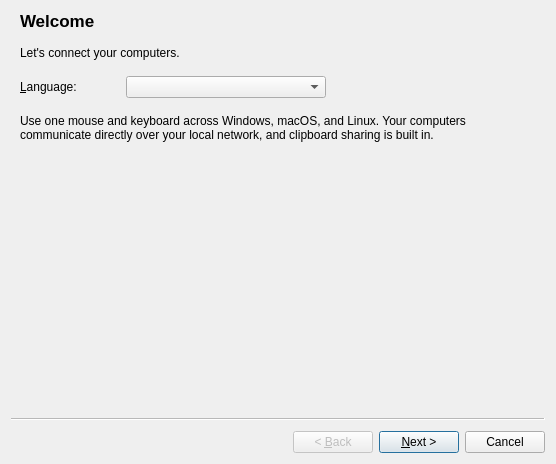
<?xml version="1.0" encoding="UTF-8"?>
<ui version="4.0">
 <class>SetupWizard</class>
 <widget class="QWizard" name="SetupWizard">
  <property name="geometry">
   <rect>
    <x>0</x>
    <y>0</y>
    <width>556</width>
    <height>464</height>
   </rect>
  </property>
  <property name="sizePolicy">
   <sizepolicy hsizetype="Preferred" vsizetype="Preferred">
    <horstretch>0</horstretch>
    <verstretch>0</verstretch>
   </sizepolicy>
  </property>
  <property name="minimumSize">
   <size>
    <width>500</width>
    <height>390</height>
   </size>
  </property>
  <property name="windowTitle">
   <string>Setup InputLeap</string>
  </property>
  <widget class="QWizardPage" name="m_pWelcomePage">
   <property name="title">
    <string>Welcome</string>
   </property>
   <property name="subTitle">
    <string notr="true"/>
   </property>
   <layout class="QVBoxLayout" name="verticalLayout_3">
    <item>
     <widget class="QLabel" name="label_3">
      <property name="text">
       <string>Let's connect your computers.</string>
      </property>
      <property name="wordWrap">
       <bool>true</bool>
      </property>
     </widget>
    </item>
    <item>
     <spacer name="verticalSpacer_6">
      <property name="orientation">
       <enum>Qt::Vertical</enum>
      </property>
      <property name="sizeType">
       <enum>QSizePolicy::Fixed</enum>
      </property>
      <property name="sizeHint" stdset="0">
       <size>
        <width>20</width>
        <height>10</height>
       </size>
      </property>
     </spacer>
    </item>
    <item>
     <layout class="QFormLayout" name="formLayout_3">
      <item row="0" column="0">
       <widget class="QLabel" name="label_4">
        <property name="minimumSize">
         <size>
          <width>100</width>
          <height>0</height>
         </size>
        </property>
        <property name="text">
         <string notr="true">&amp;Language:</string>
        </property>
        <property name="buddy">
         <cstring>m_pComboLanguage</cstring>
        </property>
       </widget>
      </item>
      <item row="0" column="1">
       <widget class="QComboBox" name="m_pComboLanguage">
        <property name="maximumSize">
         <size>
          <width>200</width>
          <height>16777215</height>
         </size>
        </property>
       </widget>
      </item>
     </layout>
    </item>
    <item>
     <spacer name="verticalSpacer_7">
      <property name="orientation">
       <enum>Qt::Vertical</enum>
      </property>
      <property name="sizeType">
       <enum>QSizePolicy::Fixed</enum>
      </property>
      <property name="sizeHint" stdset="0">
       <size>
        <width>20</width>
        <height>10</height>
       </size>
      </property>
     </spacer>
    </item>
    <item>
     <widget class="QLabel" name="label_5">
      <property name="locale">
       <locale language="English" country="UnitedKingdom"/>
      </property>
      <property name="text">
       <string>Use one mouse and keyboard across Windows, macOS, and Linux. Your computers communicate directly over your local network, and clipboard sharing is built in.</string>
      </property>
      <property name="wordWrap">
       <bool>true</bool>
      </property>
     </widget>
    </item>
   </layout>
  </widget>
  <widget class="QWizardPage" name="m_pNodePage">
   <property name="sizePolicy">
    <sizepolicy hsizetype="Expanding" vsizetype="Expanding">
     <horstretch>0</horstretch>
     <verstretch>0</verstretch>
    </sizepolicy>
   </property>
   <property name="title">
    <string>Which computer is this?</string>
   </property>
   <property name="subTitle">
    <string/>
   </property>
   <layout class="QVBoxLayout" name="verticalLayout_2">
    <item>
     <widget class="QRadioButton" name="m_pServerRadioButton">
      <property name="font">
       <font>
        <weight>75</weight>
        <bold>true</bold>
       </font>
      </property>
      <property name="text">
       <string>&amp;Main computer — its mouse and keyboard control everything</string>
      </property>
     </widget>
    </item>
    <item>
     <widget class="QLabel" name="m_pClientLabel">
      <property name="minimumSize">
       <size>
        <width>0</width>
        <height>0</height>
       </size>
      </property>
      <property name="text">
       <string>&lt;!DOCTYPE HTML PUBLIC &quot;-//W3C//DTD HTML 4.0//EN&quot; &quot;http://www.w3.org/TR/REC-html40/strict.dtd&quot;&gt;
&lt;html&gt;&lt;head&gt;&lt;meta name=&quot;qrichtext&quot; content=&quot;1&quot; /&gt;&lt;style type=&quot;text/css&quot;&gt;
p, li { white-space: pre-wrap; }
&lt;/style&gt;&lt;/head&gt;&lt;body style=&quot; font-family:'MS Shell Dlg 2'; font-size:8.25pt; font-weight:400; font-style:normal;&quot;&gt;
&lt;p style=&quot; margin-top:0px; margin-bottom:0px; margin-left:0px; margin-right:0px; -qt-block-indent:0; text-indent:0px;&quot;&gt;&lt;span style=&quot; font-size:8pt;&quot;&gt;My main mouse and keyboard are connected to this computer. This will allow you to move your mouse over to another computer's screen. There can only be one server in your setup.&lt;/span&gt;&lt;/p&gt;&lt;/body&gt;&lt;/html&gt;</string>
      </property>
      <property name="wordWrap">
       <bool>true</bool>
      </property>
     </widget>
    </item>
    <item>
     <spacer name="verticalSpacer">
      <property name="orientation">
       <enum>Qt::Vertical</enum>
      </property>
      <property name="sizeType">
       <enum>QSizePolicy::Fixed</enum>
      </property>
      <property name="sizeHint" stdset="0">
       <size>
        <width>20</width>
        <height>20</height>
       </size>
      </property>
     </spacer>
    </item>
    <item>
     <widget class="QRadioButton" name="m_pClientRadioButton">
      <property name="font">
       <font>
        <weight>75</weight>
        <bold>true</bold>
       </font>
      </property>
      <property name="text">
       <string>&amp;Other computer — control it from the main computer</string>
      </property>
     </widget>
    </item>
    <item>
     <widget class="QLabel" name="m_pServerLabel">
      <property name="minimumSize">
       <size>
        <width>0</width>
        <height>0</height>
       </size>
      </property>
      <property name="text">
       <string>&lt;!DOCTYPE HTML PUBLIC &quot;-//W3C//DTD HTML 4.0//EN&quot; &quot;http://www.w3.org/TR/REC-html40/strict.dtd&quot;&gt;
&lt;html&gt;&lt;head&gt;&lt;meta name=&quot;qrichtext&quot; content=&quot;1&quot; /&gt;&lt;style type=&quot;text/css&quot;&gt;
p, li { white-space: pre-wrap; }
&lt;/style&gt;&lt;/head&gt;&lt;body style=&quot; font-family:'MS Shell Dlg 2'; font-size:8.25pt; font-weight:400; font-style:normal;&quot;&gt;
&lt;p style=&quot; margin-top:0px; margin-bottom:0px; margin-left:0px; margin-right:0px; -qt-block-indent:0; text-indent:0px;&quot;&gt;&lt;span style=&quot; font-size:8pt;&quot;&gt;You have already set up a server. This computer will be controlled using the server's mouse and keyboard. There can be many clients in your setup.&lt;/span&gt;&lt;/p&gt;&lt;/body&gt;&lt;/html&gt;</string>
      </property>
      <property name="wordWrap">
       <bool>true</bool>
      </property>
     </widget>
    </item>
    <item>
     <spacer name="verticalSpacer_2">
      <property name="orientation">
       <enum>Qt::Vertical</enum>
      </property>
      <property name="sizeType">
       <enum>QSizePolicy::MinimumExpanding</enum>
      </property>
      <property name="sizeHint" stdset="0">
       <size>
        <width>0</width>
        <height>0</height>
       </size>
      </property>
     </spacer>
    </item>
   </layout>
  </widget>
  <widget class="QWizardPage" name="m_pChecklistPage">
   <property name="title">
    <string>Quick connection checklist</string>
   </property>
   <property name="subTitle">
    <string>Do these three things on both computers.</string>
   </property>
   <layout class="QVBoxLayout" name="verticalLayout_checklist">
    <item>
     <widget class="QLabel" name="label_checklist">
      <property name="text">
       <string>1. Connect both computers to the same trusted network.

2. Install the same app version on both computers and keep security enabled on both.

3. On the main computer, arrange the other computer beside it using Arrange Computers.

If connecting fails, the status bar will explain what to check.</string>
      </property>
      <property name="wordWrap">
       <bool>true</bool>
      </property>
     </widget>
    </item>
    <item>
     <spacer name="verticalSpacer_checklist">
      <property name="orientation">
       <enum>Qt::Vertical</enum>
      </property>
      <property name="sizeHint" stdset="0">
       <size>
        <width>20</width>
        <height>40</height>
       </size>
      </property>
     </spacer>
    </item>
   </layout>
  </widget>
 </widget>
 <tabstops>
  <tabstop>m_pComboLanguage</tabstop>
  <tabstop>m_pServerRadioButton</tabstop>
  <tabstop>m_pClientRadioButton</tabstop>
 </tabstops>
 <resources/>
 <connections/>
</ui>
